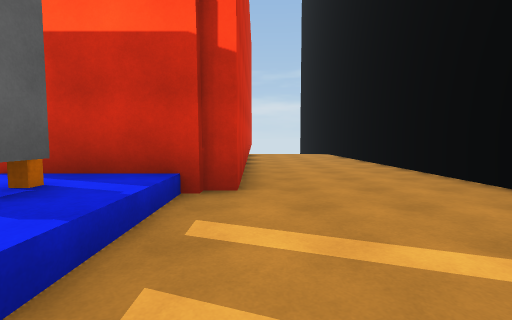
view 1 (above)

18 first-person views from a walk through a 3-D level made in the Unity game engine. The camera is 1.3 m above the floor, tilts 4° down and sees 85° across. The floor is counted in squares, 2 m on a side. Each view is taken from the middle of a square. On the plan, view 1 faces up. The plan holds only what a view shows up to about 9 squares ahead; the rest is blank. The place goes on beyond the plan.

view 2
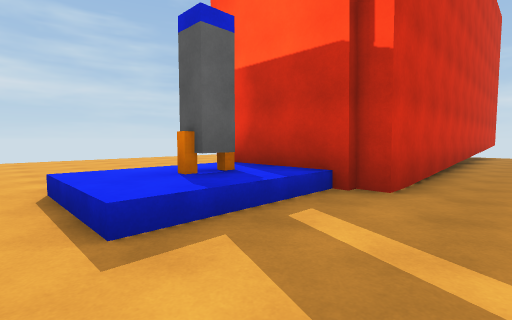

view 3
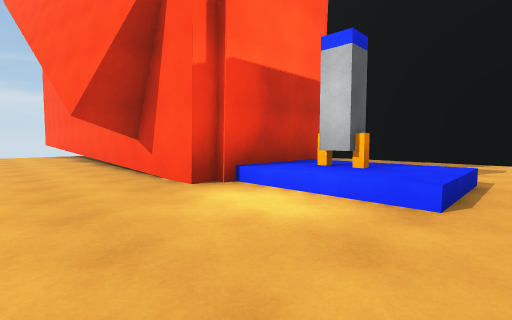

view 4
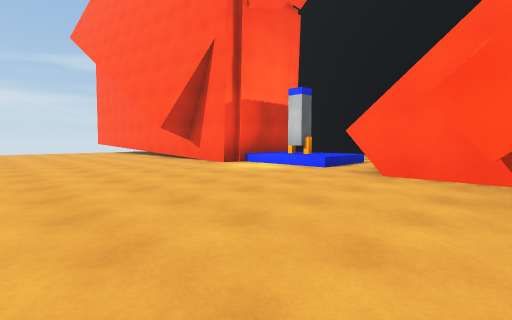

view 5
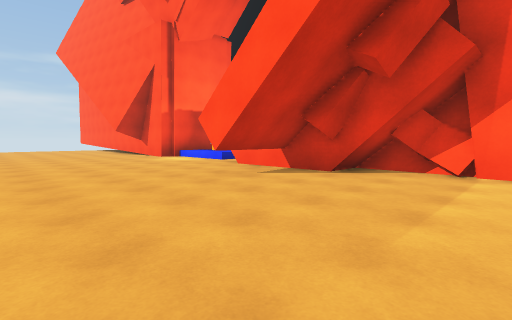

view 6
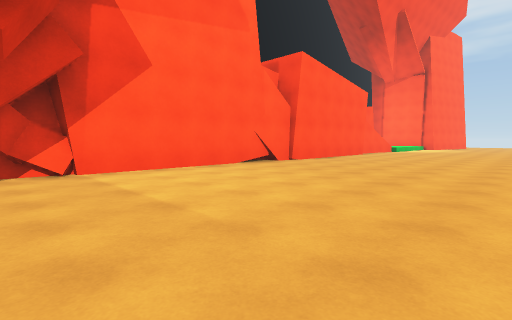

view 7
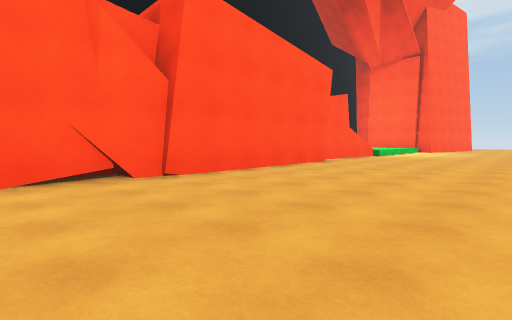

view 8
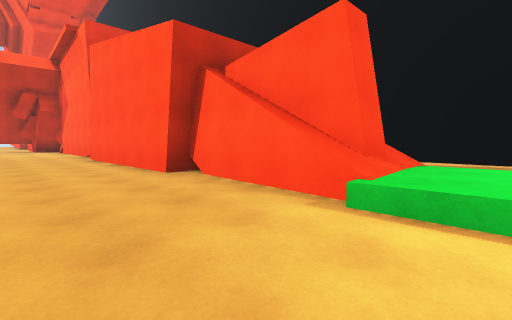

view 9
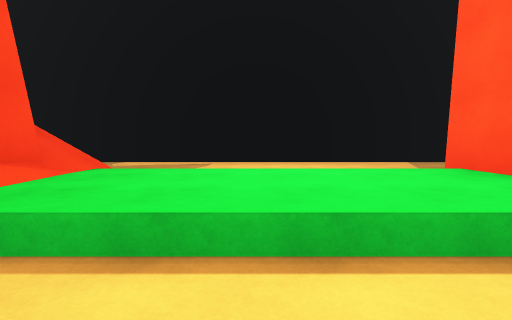

view 10
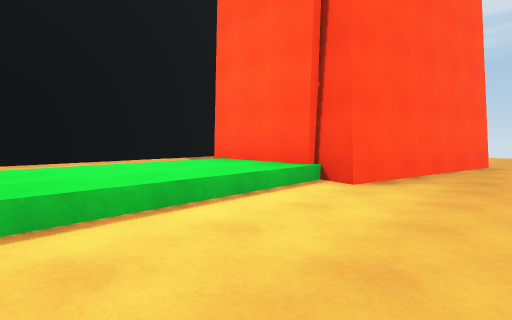

view 11
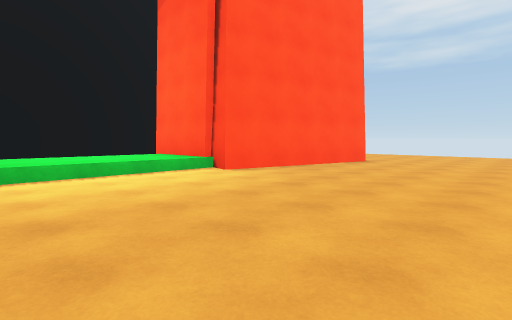

view 12
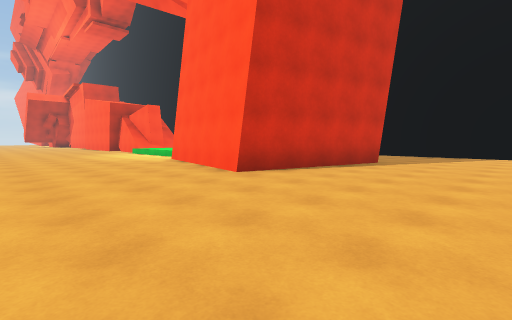

view 13
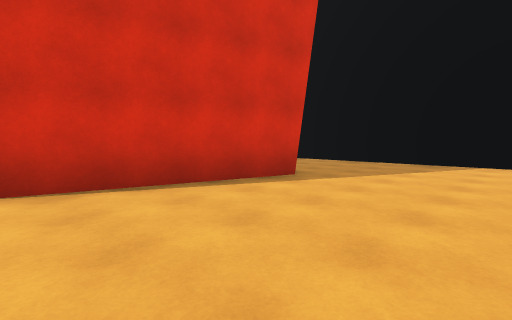

view 14
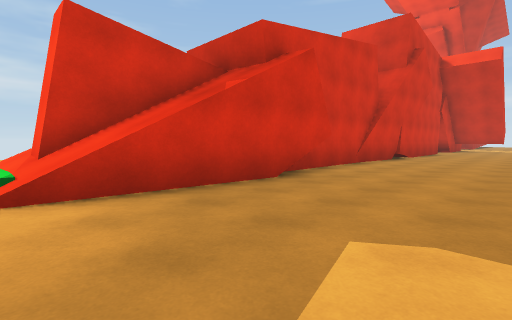

view 15
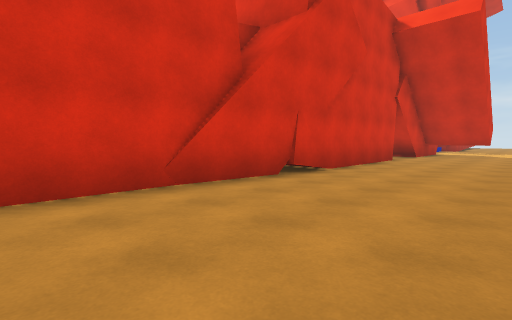

view 16
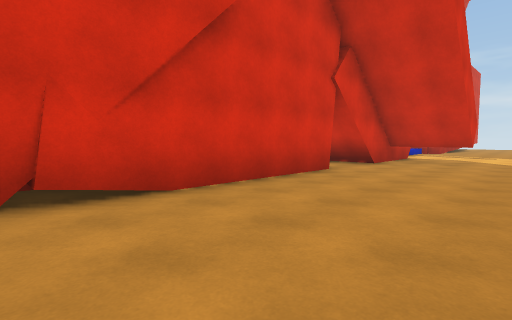

view 17
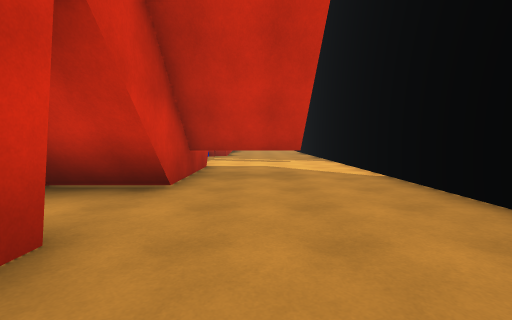

view 18
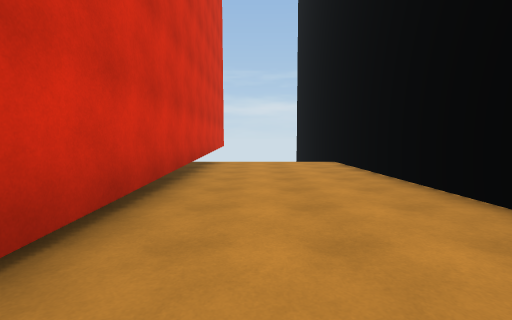

### Floor plan
Key: @ floor where view 1 was taken; # wall or solid block; . main floor; : floor 0.5 m higher than the main floor; / step, stairs or slope; = window, fence, low wall or low ledge; O other object.
Columns run from 9 left of view 1 to 4 right of it. Each row starts with its distance up from view 1.
 14         ##  ##
 13         #....#
 12         #....#
 11     ..###....#
 10     ..###....#
  9    ...###....#
  8  .....###....#
  7  .....###....#
  6 .....## #....#
  5 ......###....#
  4 ......###....#
  3 ....../:/....#
  2 ....../O/....#
  1 ....../:/....#
  0 .........@...#
 -1 ......###....#
 -2 ......###....#
 -3 ....### ###..#
 -4 .....####....
 -5 ......###....
 -6 ......##.....
 -7 ......###....
 -8 ......###....
 -9 ......###....
-10 ......###....
-11 ......###....
-12 ......###....
-13 ......###....
-14 ......###....
-15  .....###....
-16  .....###....
-17  .....###/...
-18  .....###/...#
-19  .....#=//...#
-20   ....##/....#
-21   ..../#/....#
-22   ....::/....#
-23 ......::/  ..#
-24 ......::/  ..#
-25 ......::/  ..#
-26 ......::/  ..#
-27 .....####  ..#
-28 .....#     ..#
-29 .....#     ..#
-30 .....#       #
-31 ....##     ..#
-32 .....####....#
-33 .............#
-34 .............#
-35 .............#
-36 .............#

Positions as (right, up) in squares from view 1, and headings:
1: (0, 0), facing up
2: (1, 0), facing up-left
3: (-6, 0), facing up-right
4: (-9, -3), facing up-right
5: (-9, -7), facing up-right
6: (-9, -5), facing down-right
7: (-8, -10), facing down-right
8: (-6, -23), facing up-right
9: (-5, -24), facing right
10: (-6, -23), facing down-right
11: (-9, -23), facing down-right
12: (-9, -36), facing up-right
13: (-5, -36), facing up-right
14: (3, -22), facing up-left
15: (3, -16), facing up-left
16: (3, -12), facing up-left
17: (1, -8), facing up
18: (1, 5), facing up
